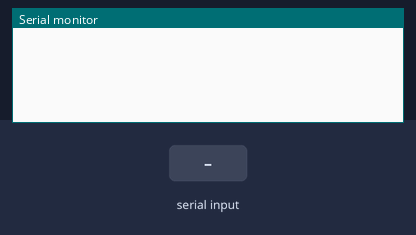
Bench run of a sketch on a simulated Arduino Uno, built with avr-gcc and run on an emulated ATmega328P. Parts: the last lines printed to the serial monitor. The inputs (shaded band) are chosen by the test bench.

Above: at 1.2 s.
1.3 s: "-\n" received over Serial
At 2.0 s:
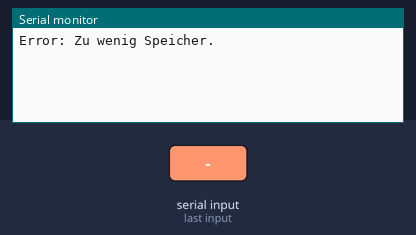
2.8 s: ".\n" received over Serial
At 3.2 s:
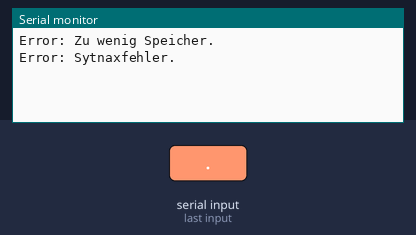
4.3 s: "90,45\n" received over Serial
At 5.6 s:
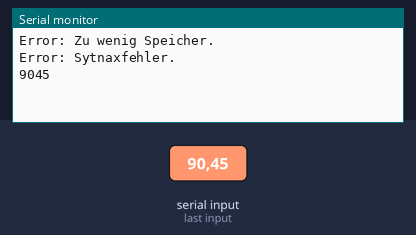

The sketch:

MikroRechner.ino
```cpp
#define FIRMWARE_VERSION "1.0\n"

#define PLUS_OPERATION  1
#define MINUS_OPERATION 2
#define MULT_OPERATION  3
#define DIV_OPERATION   4

#include "time.h"

String expression;
char receivedByte;

void setup()
{
    // Initial setup.
    Serial.begin( 9600 );
}


void loop()
{
    // Main loop.

    // Wait for serial communication.
    // Append incoming bytes to the expression string.
    if( Serial.available() )
    {
        receivedByte = Serial.read();
        expression.concat( receivedByte );
    }

    // Complete expressions or commands always end with the '\n' character as terminator.
    if( expression.endsWith("\n") )
    {
        // Alow the users PC to prepare to receive.
        delay(10);

        // Device identifier and firmware info if requested by user.
        if( expression == "VERSION\n" )
            Serial.write( FIRMWARE_VERSION );
        else
        {
            // --- INPUT PARSING ---
            // Remove '\n' from the end.
            expression = expression.substring( 0, expression.length() - 1 );

            // Variables "reset" for every new received expression.
            String term1, term2 = "";
            int operation = 0;

            // Expected expression format:
            // "[term][operator][term]"

            // Expression can only contain numbers {0...9} and operators {+-*/} to be valid.
            // Only specific syntax errors can occur by user input because of the limited options
            // of the graphical UI of the control software.

            // Iterate through the expression char by char.
            // Fill the first and second term according to the
            // expected format and set the operation.
            for( int i = 0; i < expression.length(); i++ )
            {
                // Character is a number in {0...9} or a leading minus sign for negative numbers.
                if( isDigit( expression[i] ) || (i == 0 && expression[i] == '-') )
                {
                    // If the operator was not yet received the number
                    // is appended to the first term otherwise to the second term.
                    if( operation == 0 )
                        term1 += expression[i];
                    else
                        term2 += expression[i];
                }
                else
                {
                    // Character is an operator in {+-*/} (except leading minus sign).
                    // Possible syntax errors can be:
                    // A: Two operators are given. In this case operator > 0.
                    //      "45+-50" or "40+50+60"
                    // B: Operator at beginning/end or missing term. Determined by the value of i.
                    //      "*40+50" or "50+"
                    // C: Floating point numbers or error message transmitted back. Character at i is a period.
                    //      "Error: Syntaxfehler.", "4.000+50"
                    if( operation > 0 || i == 0 || i == expression.length() - 1 || expression[i] == '.' )
                    {
                        Serial.print( "Error: Sytnaxfehler." );
                        Serial.write( '\n' );
                        expression = "";
                        return;
                    }

                    switch( expression[i] )
                    {
                        case '+':
                            operation = PLUS_OPERATION; break;
                        case '-':
                            operation = MINUS_OPERATION; break;
                        case '*':
                            operation = MULT_OPERATION; break;
                        case '/':
                            operation = DIV_OPERATION; break;
                    }
                }
            }

            // --- RESULT CALCULATION ---
            // Main concern from here on is datatype overflow.
            // If an overflow occurs the behaviour is undefined.

            // The Arduino R4 chip has a 32 bit architecture.
            // int and long in this case are both 4 bytes in size.
            // First bit is the "sign" bit showing a negative number.
            // This results in a number range of
            // -(2^31)...0...(2^31)-1
            // -2,147,483,648...2,147,483,647

            // toInt() will return the maximum value of the datatype if the
            // number represented by the String is greater than the maximum
            // number that can be stored with the int datatype.
            int number1 = term1.toInt();
            int number2 = term2.toInt();

            // Check if one of the numbers exceeds the datatype limit.
            // Convert the numbers back to Strings and compare them to the original.
            // This already prevents some overflow scenarios before the calculation.
            if(!(String(number1) == term1) || (term2 != "" && !(String(number2) == term2)) )
            {
                Serial.print( "Error: Zu wenig Speicher." );
                Serial.write( '\n' );
                expression = "";
                return;
            }

            // The actual calculation is done in 64 bit.
            // The result is then validated by bit wise comparison
            // to detect a possible overflow.
            // If the operation is safe the result will be converted
            // and transmitted.
            uint_fast64_t iRes;
            String result;

            switch( operation )
            {
                case PLUS_OPERATION:
                    iRes = number1 + number2;

                    // Overflow if the result needs more than 31 bits.
                    if( iRes & 0x100000000 )
                        result = "Error. Zu wenig Speicher.";
                    else
                        result = String((int)iRes);
                    break;

                case MINUS_OPERATION:
                    iRes = number1 - number2;

                    // The minus operation here can only overflow below the negative maximum.
                    // In this case the sign bit shifts to the left into the 64 bit number.
                    if( number1 < 0 && !(iRes & 0x100000000) )
                        result = "Error. Zu wenig Speicher.";
                    else
                        result = String((int)iRes);
                    break;

                case MULT_OPERATION:
                    iRes = number1 * number2;

                    // If the result needs more than 31 bits it would overflow.
                    if( number1 > 0 && iRes & 0x100000000 )
                        result = "Error. Zu wenig Speicher.";
                    else
                        result = String((int)iRes);
                    break;

                case DIV_OPERATION:
                    // No overflow possible but check for zero division.
                    if( number2 == 0 )
                        result = "Error. Division durch 0.";
                    else
                        result = String( (double)number1 / (double)number2, 8 );
                    break;

                case 0:
                    result = String( number1 );
                    break;
            }

            Serial.print( result.c_str() );
            Serial.write( '\n' );


        }

        expression = "";
    }
}
```

Measured:
- after the input at 1.3 s, the serial monitor: prints a new line at once (image 1)
- after the input at 2.8 s, the serial monitor: prints a new line at once (image 2)
- after the input at 4.3 s, the serial monitor: prints a new line at once (image 3)
